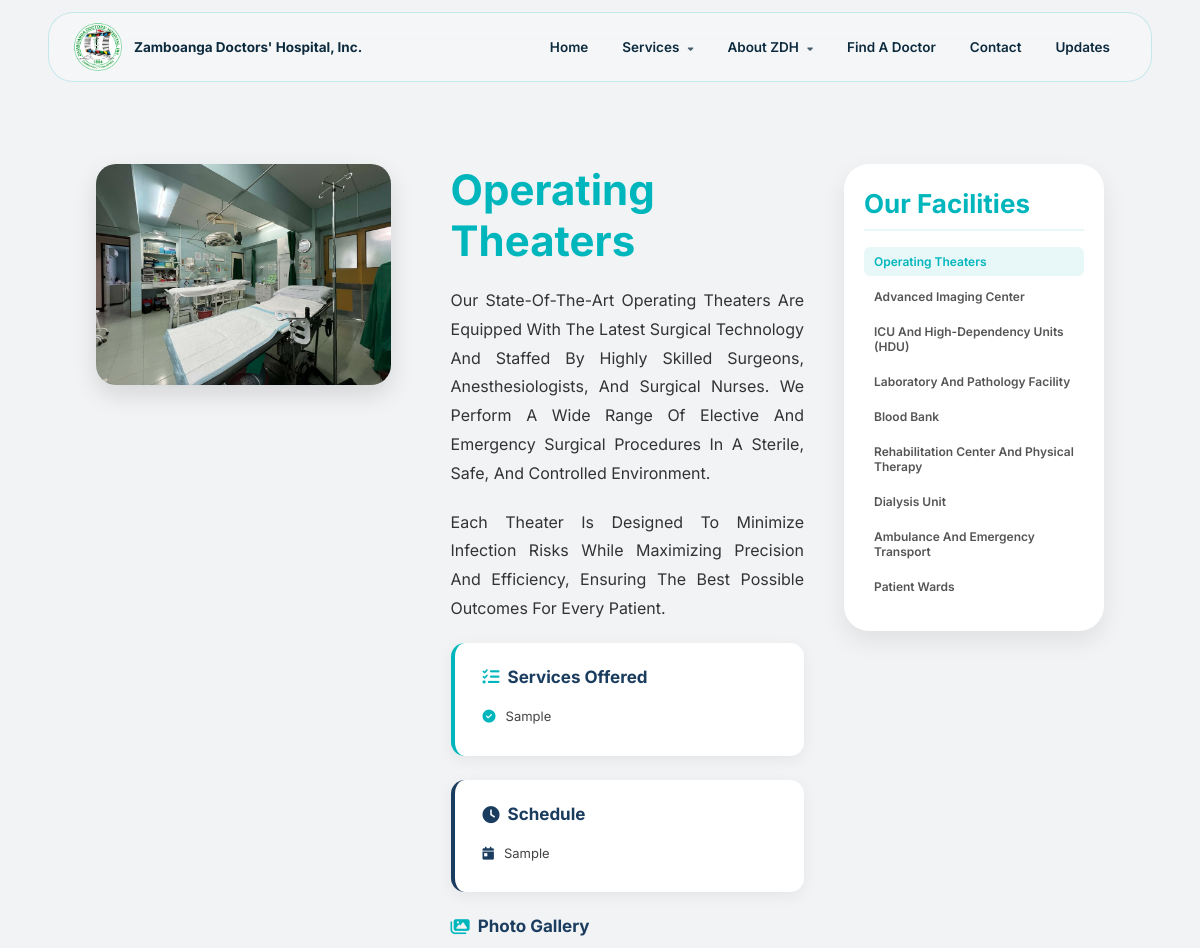
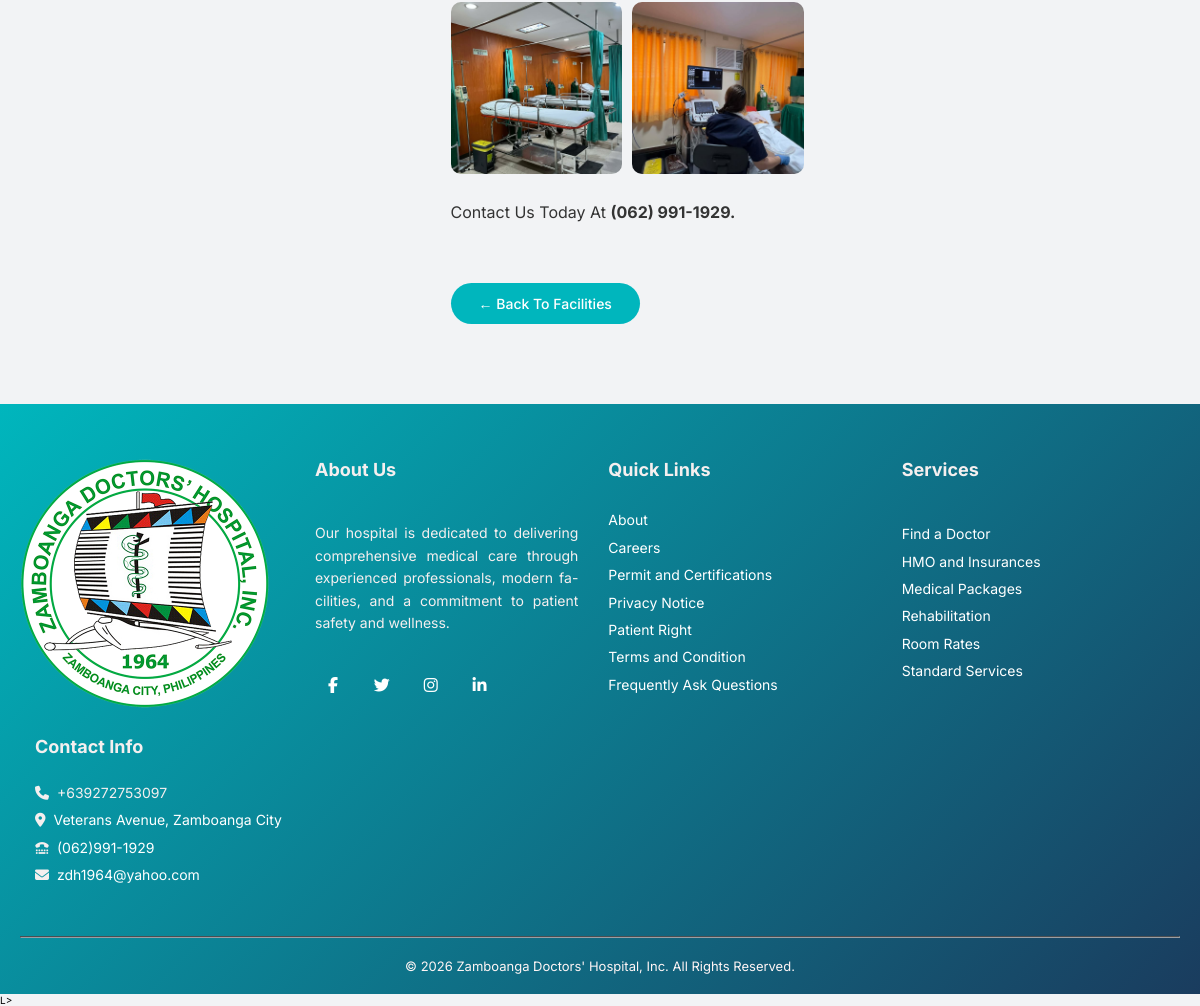
The page /facility-details.php?id=1 on the database its author committed (2 pictures, top to bottom).
### tables this page shows
CREATE TABLE `facilities` (
  `id` int(11) NOT NULL,
  `name` varchar(150) NOT NULL,
  `description` text DEFAULT NULL,
  `services_offered` text DEFAULT NULL,
  `schedules` text DEFAULT NULL,
  `image` varchar(255) DEFAULT '',
  `created_at` timestamp NOT NULL DEFAULT current_timestamp()
);

CREATE TABLE `facility_photos` (
  `id` int(11) NOT NULL,
  `facility_id` int(11) NOT NULL,
  `photo` varchar(255) NOT NULL,
  `sort_order` int(11) DEFAULT 0,
  `created_at` timestamp NOT NULL DEFAULT current_timestamp()
);

### facility-details.php (the view, shortened to what this page needs)
<?php
global $con;
$id       = intval($_GET['id'] ?? 0);
$facility = null;
if ($id) {
    $r        = mysqli_query($con, "SELECT * FROM facilities WHERE id=$id");
    $facility = mysqli_fetch_assoc($r);
}
$all_facilities = [];
$result         = mysqli_query($con, "SELECT id, name FROM facilities ORDER BY created_at ASC");
while ($row = mysqli_fetch_assoc($result)) $all_facilities[] = $row;
$photos_res = mysqli_query($con, "SELECT * FROM facility_photos WHERE facility_id=$id ORDER BY sort_order ASC, created_at ASC");
$photos     = [];
while ($row = mysqli_fetch_assoc($photos_res)) $photos[] = $row;
$services_offered = [];
if (!empty($facility['services_offered'])) {
    $services_offered = array_filter(array_map('trim', explode("\n", $facility['services_offered'])));
}
$schedules = [];
if (!empty($facility['schedules'])) {
    $schedules = array_filter(array_map('trim', explode("\n", $facility['schedules'])));
}
?>
<!DOCTYPE html>
<html lang="en">
<head>
<?php include 'includes/favicon.php'; ?>
</head>
<body>
<?php include 'includes/header.php'; ?>
<br><br><br><br><br><br><br>
<section class="section-wrapper">
    <div class="content-container">
        <div class="image-card">
            <img src="<?= htmlspecialchars($facility['image'] ?: '/hms/admin/images/default.jpg') ?>"
                 alt="<?= htmlspecialchars($facility['name']) ?>"
                 onerror="this.src='/hms/admin/images/default.jpg'">
        </div>
        <div class="text-content">
            <h1><?= htmlspecialchars($facility['name']) ?></h1>
            <?php if (!empty($facility['description'])): ?>
                <?php foreach (explode("\n", $facility['description']) as $para): ?>
                    <?php $para = trim($para); ?>
                    <?php if ($para): ?>
                        <p style="text-align: justify; hyphens: auto;"><?= htmlspecialchars($para) ?></p>
                    <?php endif; ?>
                <?php endforeach; ?>
            <?php else: ?>
                <p style="text-align: justify; hyphens: auto;">Details about this facility are coming soon.</p>
            <?php endif; ?>
             <?php if (!empty($services_offered)): ?>
            <div class="services-offered-box">
                <h3><i class="fas fa-list-check"></i> Services Offered</h3>
                <ul class="checklist">
                    <?php foreach ($services_offered as $item): ?>
                    <li>
                        <i class="fas fa-circle-check"></i>
                        <?= htmlspecialchars($item) ?>
                    </li>
                    <?php endforeach; ?>
                </ul>
            </div>
            <?php endif; ?>
            <?php if (!empty($schedules)): ?>
            <div class="schedules-box">
                <h3><i class="fas fa-clock"></i> Schedule</h3>
                <?php foreach ($schedules as $sched): ?>
                <div class="schedule-item">
                    <i class="fas fa-calendar-day"></i>
                    <?= htmlspecialchars($sched) ?>
                </div>
                <?php endforeach; ?>
            </div>
            <?php endif; ?>
            <?php if (!empty($photos)): ?>
            <div class="gallery-section">
                <h3><i class="fas fa-images"></i> Photo Gallery</h3>
                <div class="gallery-grid">
                    <?php foreach ($photos as $p): ?>
                    <div class="gallery-item" onclick="openLightbox('<?= htmlspecialchars($p['photo']) ?>')">
                        <img src="<?= htmlspecialchars($p['photo']) ?>" alt="Gallery"
                            onerror="this.onerror=null;this.src='/hms/admin/images/default.jpg'">
                    </div>
                    <?php endforeach; ?>
                </div>
            </div>
            <?php endif; ?>
            <p>Contact us today at <strong>(062) 991-1929.</strong></p>
            <a href="/hms/facility" class="back-btn">← Back to Facilities</a>
        </div>
    </div>
    <div class="sidebar">
        <h3>Our Facilities</h3>
        <ul>
            <?php foreach ($all_facilities as $f): ?>
                <li>
                    <a href="/hms/facility-details/<?= $f['id'] ?>"
                        class="<?= $f['id'] == $id ? 'active' : '' ?>">
                        <?= htmlspecialchars($f['name']) ?>
                    </a>
                </li>
            <?php endforeach; ?>
        </ul>
    </div>
</section>
<?php include 'includes/footer.php'; ?>
</body>
</html>

### css/style.css (style rules this page uses)
:root { --blue: #00b6bd; --black: #394044; --wight: #fff; }
body { overflow-x: hidden; }
* { font-family: "Inter", sans-serif; margin: 0; padding: 0; text-decoration: none; text-transform: capitalize; outline: none; box-sizing: border-box; transition: all linear 0.2s; }
html { font-size: 62.5%; overflow-x: hidden; scroll-behavior: smooth; }

### facility-details.php (style rules this page uses)
* { margin:0; padding:0; box-sizing:border-box; font-family:'Inter',sans-serif; }
body { background:#f2f3f5; }
.section-wrapper { padding:80px 8%; display:flex; justify-content:space-between; gap:40px; }
.content-container { display:flex; gap:60px; align-items:flex-start; width:75%; }
.image-card { flex:1; max-width:520px; border-radius:20px; overflow:hidden; box-shadow:0 10px 25px rgba(0,0,0,0.12); }
.image-card img { width:100%; height:100%; object-fit:cover; display:block; }
.text-content { flex:1.2; }
.text-content h1 { font-size:42px; font-weight:700; color:#00b6bd; margin-bottom:20px; }
.text-content p { font-size:16px; line-height:1.8; color:#333; margin-bottom:20px; }
.services-offered-box { background:#fff; border-radius:14px; padding:24px 28px; margin-bottom:24px; box-shadow:0 4px 16px rgba(0,0,0,0.06); border-left:4px solid #00b6bd; }
.services-offered-box h3 { font-size:1.7rem; font-weight:700; color:#1a3c5e; margin-bottom:14px; display:flex; align-items:center; gap:8px; }
.services-offered-box h3 i { color:#00b6bd; }
.checklist { list-style:none; padding:0; }
.checklist li { display:flex; align-items:flex-start; gap:10px; font-size:1.3rem; color:#444; padding:6px 0; border-bottom:1px solid #f5f5f5; line-height:1.5; }
.checklist li:last-child { border-bottom:none; }
.checklist li i { color:#00b6bd; font-size:1.3rem; margin-top:3px; flex-shrink:0; }
.schedules-box { background:#fff; border-radius:14px; padding:24px 28px; margin-bottom:24px; box-shadow:0 4px 16px rgba(0,0,0,0.06); border-left:4px solid #1a3c5e; }
.schedules-box h3 { font-size:1.7rem; font-weight:700; color:#1a3c5e; margin-bottom:14px; display:flex; align-items:center; gap:8px; }
.schedules-box h3 i { color:#1a3c5e; }
.schedule-item { display:flex; align-items:center; gap:10px; font-size:1.3rem; color:#444; padding:7px 0; border-bottom:1px solid #f5f5f5; }
.schedule-item:last-child { border-bottom:none; }
.schedule-item i { color:#1a3c5e; font-size:1.3rem; flex-shrink:0; }
.gallery-section { margin-top:8px; margin-bottom:24px; }
.gallery-section h3 { font-size:1.7rem; font-weight:700; color:#1a3c5e; margin-bottom:14px; display:flex; align-items:center; gap:8px; }
.gallery-section h3 i { color:#00b6bd; }
.gallery-grid { display:grid; grid-template-columns:repeat(auto-fill, minmax(150px,1fr)); gap:10px; }
.gallery-item { border-radius:10px; overflow:hidden; aspect-ratio:1; cursor:pointer; position:relative; }
.gallery-item img { width:100%; height:100%; object-fit:cover; display:block; transition:transform 0.3s; }
.sidebar { position:sticky; top:80px; width:260px; flex-shrink:0; padding:24px 20px; background:#fff; box-shadow:0 10px 25px rgba(0,0,0,0.08); border-radius:25px; align-self:flex-start; }
.sidebar h3 { font-size:26px; font-weight:700; color:#00b6bd; margin-bottom:16px; padding-bottom:10px; border-bottom:2px solid #e8f7f8; }
.sidebar ul { list-style:none; padding:0; }
.sidebar ul li { margin:6px 0; }
.sidebar ul li a { text-decoration:none; color:#555; font-weight:600; font-size:1.2rem; padding:7px 10px; border-radius:6px; display:block; transition:all 0.2s; }
.sidebar ul li a.active { color:#00b6bd; background:#e8f7f8; font-weight:600; }
.back-btn { margin-top:36px; display:inline-block; background:#00b6bd; color:#fff; padding:12px 28px; border-radius:50px; text-decoration:none; font-size:14px; font-weight:500; transition:all 0.3s ease; }

### rows shown on the page
facilities: image (picture), name "Operating Theaters", description "Our State-Of-The-Art Operating Theaters Are Equipped With The Latest Surgical Technology And Staffed By Highly Skilled Surgeons, Anesthesiologists, And Surgical Nurses. We Perform A Wide Range Of Elective And Emergency Surgical Procedures In A Sterile, Safe, And Controlled Environment.", description "Each Theater Is Designed To Minimize Infection Risks While Maximizing Precision And Efficiency, Ensuring The Best Possible Outcomes For Every Patient.", services_offered "Sample", schedules "Sample"
facility_photos: photo (picture)
facility_photos: photo (picture)
facilities: name "Advanced Imaging Center"
facilities: name "ICU And High-Dependency Units (HDU)"
facilities: name "Laboratory And Pathology Facility"
facilities: name "Blood Bank"
facilities: name "Rehabilitation Center And Physical Therapy"
facilities: name "Dialysis Unit"
facilities: name "Ambulance And Emergency Transport"
facilities: name "Patient Wards"

### other values the page prints
$contact_phone "+639272753097"
$contact_address "Veterans Avenue, Zamboanga City"
$contact_telephone "(062)991-1929"
$contact_email "zdh1964@yahoo.com"
